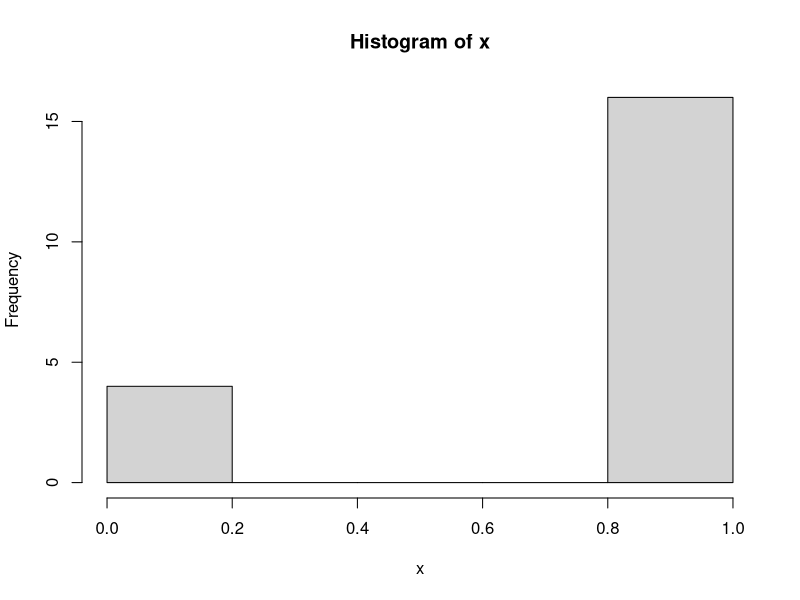

Recreate this plot in R. (Note: this script raises an error after producing the figure.)
## ---- chunk 1
x <- rbinom(20, 1, .8)

hist(x)

## ---- chunk 2
knitr::include_graphics("img/ScopeOfInferenceTable.png")
